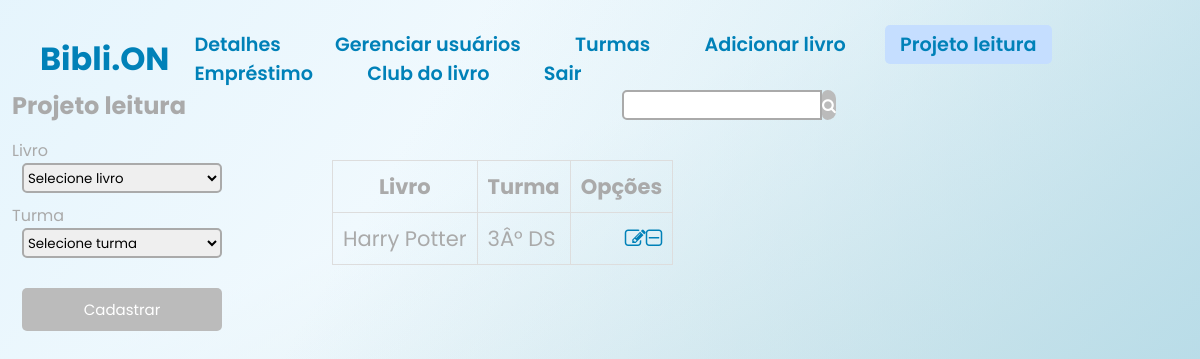
The page /biblion/biblion/asmdaoksdokasmdas/adm/projetolei.php (signed in) on the database as committed earlier.
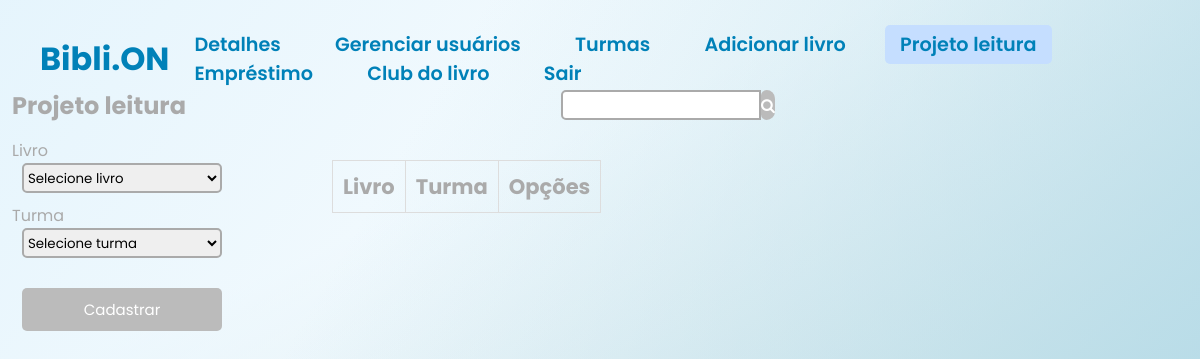
The same page on the database as committed later.
### tables this page shows
CREATE TABLE IF NOT EXISTS `livros` (
`id` int(11) unsigned NOT NULL,
  `titulo` varchar(255) NOT NULL,
  `autor` varchar(255) NOT NULL,
  `quantidade` int(200) NOT NULL,
  `disponivel` int(11) NOT NULL,
  `descricao` text,
  `genero` varchar(255) NOT NULL,
  `imagem` varchar(255) DEFAULT NULL
);

CREATE TABLE IF NOT EXISTS `clublivro` (
`id` int(11) NOT NULL,
  `id_livro` int(11) NOT NULL,
  `id_turma` varchar(255) NOT NULL
);

### biblion/biblion/asmdaoksdokasmdas/adm/projetolei.php (the view, shortened to what the changed rows need)
<!DOCTYPE html>
<html>
<head>
    <link rel="stylesheet" type="text/css" href="../css/menuad.css">
    <link rel="stylesheet" href="https://stackpath.bootstrapcdn.com/font-awesome/4.7.0/css/font-awesome.min.css">
</head>
<body>
    <div id="adicionar-livro-secao" class="addlivro">
        <div class="container1">
            <form method="POST" action="<?php echo $_SERVER["PHP_SELF"]; ?>" enctype="multipart/form-data">
                <h2>Projeto leitura</h2>
                <label for="livro">Livro</label><br>
                <label for="turma">Turma</label><br>
                <br>
            </form>
        </div>
        <div class="container2">
            <table>
            <thead>
                <tr>
                <th>Livro</th>
                <th>Turma</th>
                <th>Opções</th>
                </tr>
            </thead>
            <tbody>
            <?php
              $servername = "localhost";
              $username = "root";
              $password = "root";
              $dbname = "biblioteca";
              $conn = new mysqli($servername, $username, $password, $dbname);
              $search = isset($_GET['search']) ? $_GET['search'] : '';
              $sql = "SELECT * FROM clublivro WHERE id_livro";
              $result = $conn->query($sql);
              if ($result->num_rows > 0) {
                while ($row = $result->fetch_assoc()) {
                    $id_livro = $row["id_livro"];
                    $turma = $row["id_turma"];
                    $sql_pes = "SELECT * FROM livros WHERE id = $id_livro AND titulo LIKE '%$search%'";
                    $result_pes = $conn->query($sql_pes);
                    if ($result_pes->num_rows > 0) {
                        while ($row_pes = $result_pes->fetch_assoc()) {
                            echo "<tr>";
                            echo "<td>" . $row_pes["titulo"] . "</td>";
                            echo "<td>" . $turma . "</td>";
                            echo "<td class='options'><a class='fa fa-pencil-square-o ininn' href='detalhesprojet.php?id=" . $row["id"] . "'></a>";
                            echo "<a id='delete-button' class='fa fa-minus-square-o ininn' href='apagar4.php?id=" . $row["id"] . "'></a></td>";
                            echo "</tr>";
                        }
                    }
                    }
                } else {
                echo "<tr><td colspan='6'>Nenhum livro encontrado.</td></tr>";
                }
                ?>
            </tbody>
            </table>
        </div>
    </div>
</body>
</html>

Rows that differ between the two databases and show on the page:
removed clublivro: id_turma "3Â° DS"
removed livros: titulo "Harry Potter"
